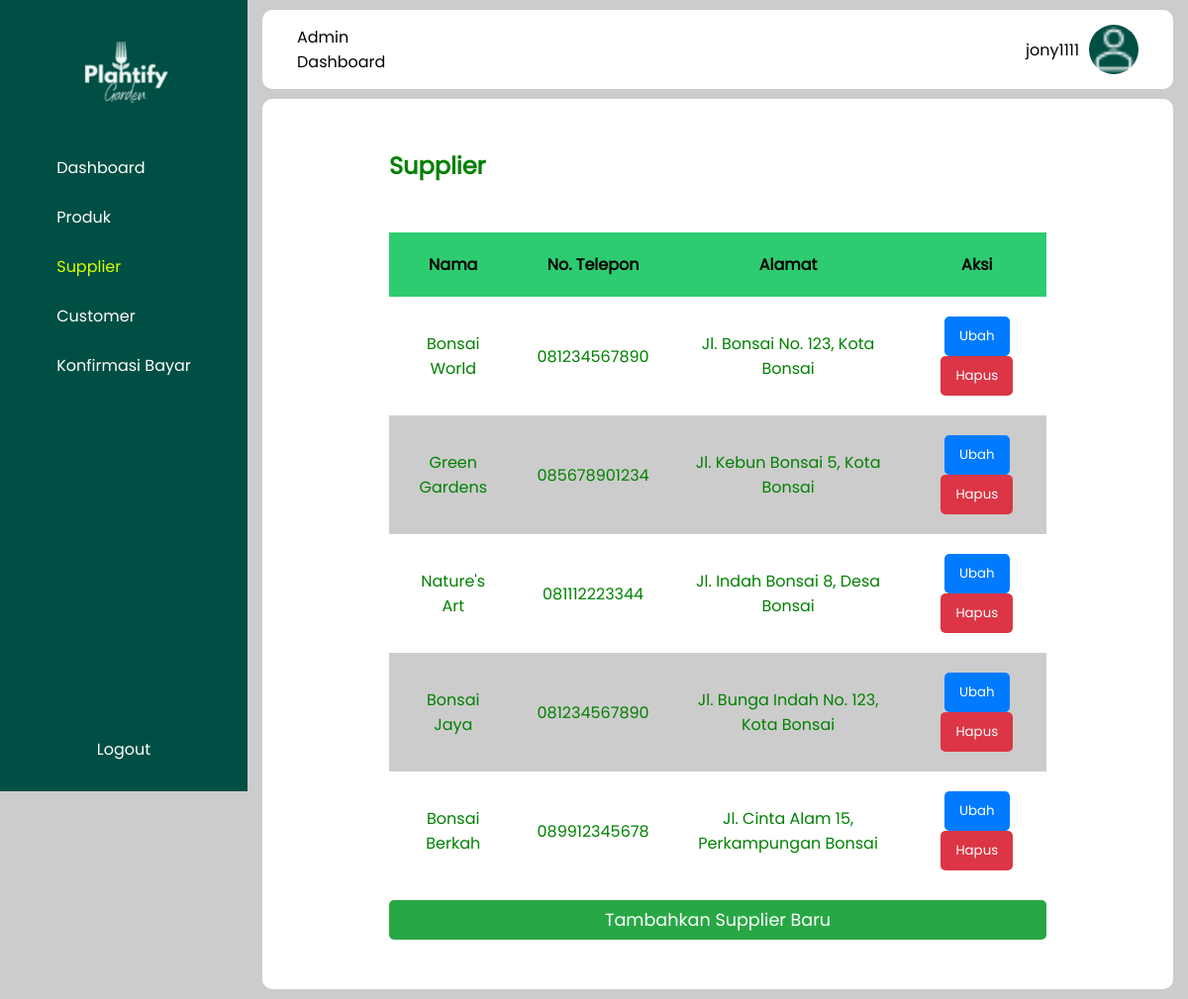
The app's page /app/admin/supplier.php (signed in) with its own data.
### tables this page shows
CREATE TABLE `supplier` (
  `id_supplier` int(11) NOT NULL,
  `nama_supplier` varchar(100) NOT NULL,
  `alamat` varchar(100) NOT NULL,
  `no_telepon` varchar(100) NOT NULL
);

### app/database.php (called while the page is built, shortened)
<?php
function getAllDataSupplier()
{
	try {
		$statement = DB->prepare("SELECT * FROM supplier");
		$statement->execute();
		return $statement->fetchAll(PDO::FETCH_ASSOC);
	} catch (PDOException $err) {
		echo $err->getMessage();
	}
}

### app/admin/supplier.php (the view, shortened to what this page needs)
<?php
require_once(BASEPATH . "/app/admin/templates/sidebar.php");
require_once(BASEPATH . "/app/admin/templates/header.php");
$supplier = getAllDataSupplier();
?>
    <div class="wadah">
        <div class="judul">
            <h2>Supplier</h2>
        </div>
        <table>
            <tr>
                <th>Nama</th>
                <th>No. Telepon</th>
                <th>Alamat</th>
                <th>Aksi</th>
            </tr>
            <?php foreach ($supplier as $sup): ?>
                <tr>
                    <td><?= $sup['nama_supplier']; ?></td>
                    <td><?= $sup['no_telepon']; ?></td>
                    <td><?= $sup['alamat']; ?></td>
                    <td>
                        <a href="<?= BASEURL ?>/app/admin/ubah_supplier.php?id=<?= $sup['id_supplier']; ?>">
                            <button class="ubah">Ubah</button>
                        </a>
                        <a href="hapus_supplier.php?id=<?= $sup['id_supplier']; ?>">
                            <button class="hapus">Hapus</button>
                        </a>
                    </td>
                </tr>
            <?php endforeach; ?>
        </table>
        <a href="<?= BASEURL ?>/app/admin/tambah_supplier.php">
            <button class="tambah">Tambahkan Supplier Baru</button>
        </a>
    </div>
    </div>
</body>
</html>

### assets/styles/style_admin.css (style rules this page uses)
* { margin: 0; padding: 0; box-sizing: border-box; --hijau: #004f44; --poppins: "Poppins", sans-serif; --monsterrat: "Montserrat"; font-family: var(--poppins); }
body { background-color: #ccc; }
a { color: white; text-decoration: none; }
.judul { display: flex; justify-content: space-between; align-items: center; font-family: var(--monsterrat); margin-bottom: 50px; color: green; }
.wadah { padding: 50px 128px; color: green; background-color: #fff; margin: 10px 15px; border-radius: 10px; }
button.ubah { background-color: #007bff; color: #fff; border: none; padding: 10px 15px; border-radius: 5px; cursor: pointer; }
button.hapus { background-color: #dc3545; color: #fff; border: none; padding: 10px 15px; border-radius: 5px; cursor: pointer; }
button.tambah { text-align: center; width: 100%; font-size: 1.1rem; margin-top: 10px; background-color: #28a745; color: #fff; border: none; padding: 7px; border-radius: 5px; cursor: pointer; }
table { width: 100%; border-collapse: collapse; }
th { background-color: #2ecc71; padding: 20px; color: black; }
td { text-align: center; padding: 20px; }
tr:nth-child(odd) { background-color: #ccc; }

### records on screen
supplier: nama_supplier "Bonsai World", no_telepon "081234567890", alamat "Jl. Bonsai No. 123, Kota Bonsai"
supplier: nama_supplier "Green Gardens", no_telepon "085678901234", alamat "Jl. Kebun Bonsai 5, Kota Bonsai"
supplier: nama_supplier "Nature's Art", no_telepon "081112223344", alamat "Jl. Indah Bonsai 8, Desa Bonsai"
supplier: nama_supplier "Bonsai Jaya", no_telepon "081234567890", alamat "Jl. Bunga Indah No. 123, Kota Bonsai"
supplier: nama_supplier "Bonsai Berkah", no_telepon "089912345678", alamat "Jl. Cinta Alam 15, Perkampungan Bonsai"

### other values on screen
$_SESSION['username'] "jony1111"
